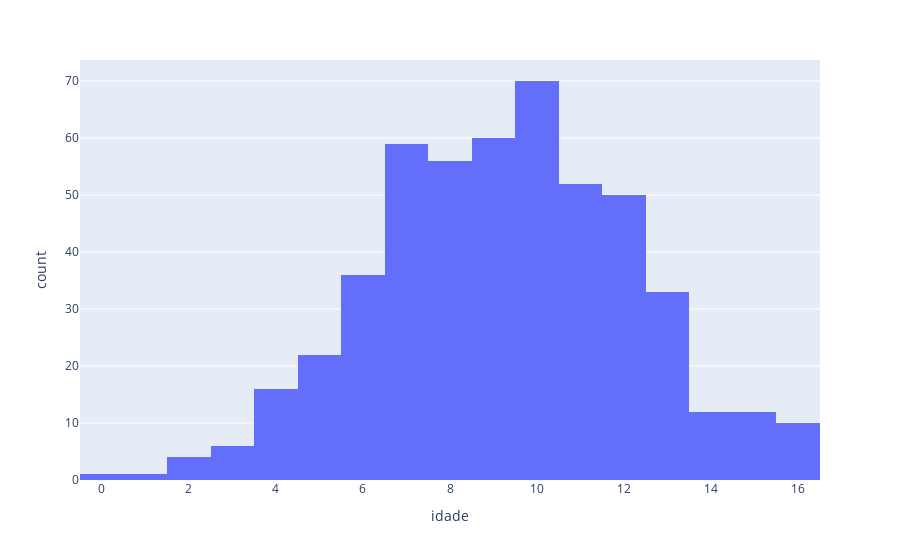

Here is the notebook cell this chart was saved with:
### Markdown cell above
## 4.5 - Análise Variáveis Quantitativas
 Exploraremos a relação entre variáveis categóricas e numéricas usando gráficos de boxplot. Primeiro, analisamos a relação entre o segmento de cliente e a idade da empresa. Observamos que, visualmente, não parece haver uma associação forte entre essas duas variáveis. Em seguida, analisamos a relação entre o segmento de cliente e o faturamento mensal. Novamente, não encontramos uma associação direta entre essas variáveis. Concluímos que, graficamente falando, não parece haver uma correlação forte entre as variáveis categóricas e numéricas estudadas. No próximo vídeo, faremos um teste estatístico entre variáveis qualitativas.

### Code cell
# Distribuição Idade
px.histogram(df_segmento, x='idade')

### Figure 1 — Plotly figure (JSON) as saved in the notebook; plotly's stock layout.template omitted (floating-point values rounded to 4 significant figures; data arrays with more than 128 entries replaced by an {"elided": "..."} marker saying what was removed)
{"data": [{"alignmentgroup": "True", "bingroup": "x", "hovertemplate": "idade=%{x}<br>count=%{y}<extra></extra>", "legendgroup": "", "marker": {"color": "#636efa", "pattern": {"shape": ""}}, "name": "", "offsetgroup": "", "orientation": "v", "showlegend": false, "type": "histogram", "x": {"elided": "500 int values"}, "xaxis": "x", "yaxis": "y"}], "layout": {"barmode": "relative", "legend": {"tracegroupgap": 0}, "margin": {"t": 60}, "xaxis": {"anchor": "y", "domain": [0, 1], "title": {"text": "idade"}}, "yaxis": {"anchor": "x", "domain": [0, 1], "title": {"text": "count"}}}}
